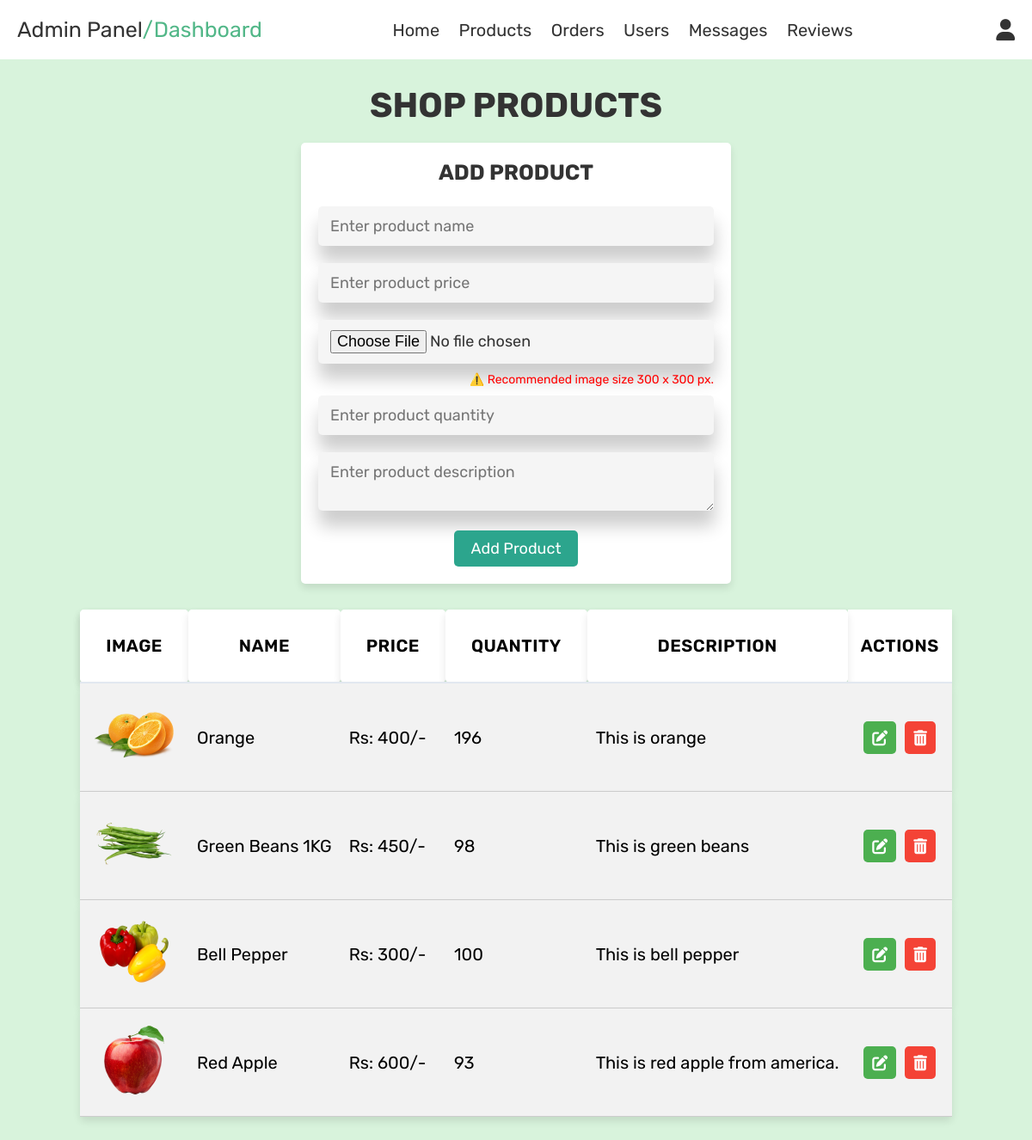
The page /admin_products.php (signed in) on the database as committed earlier.
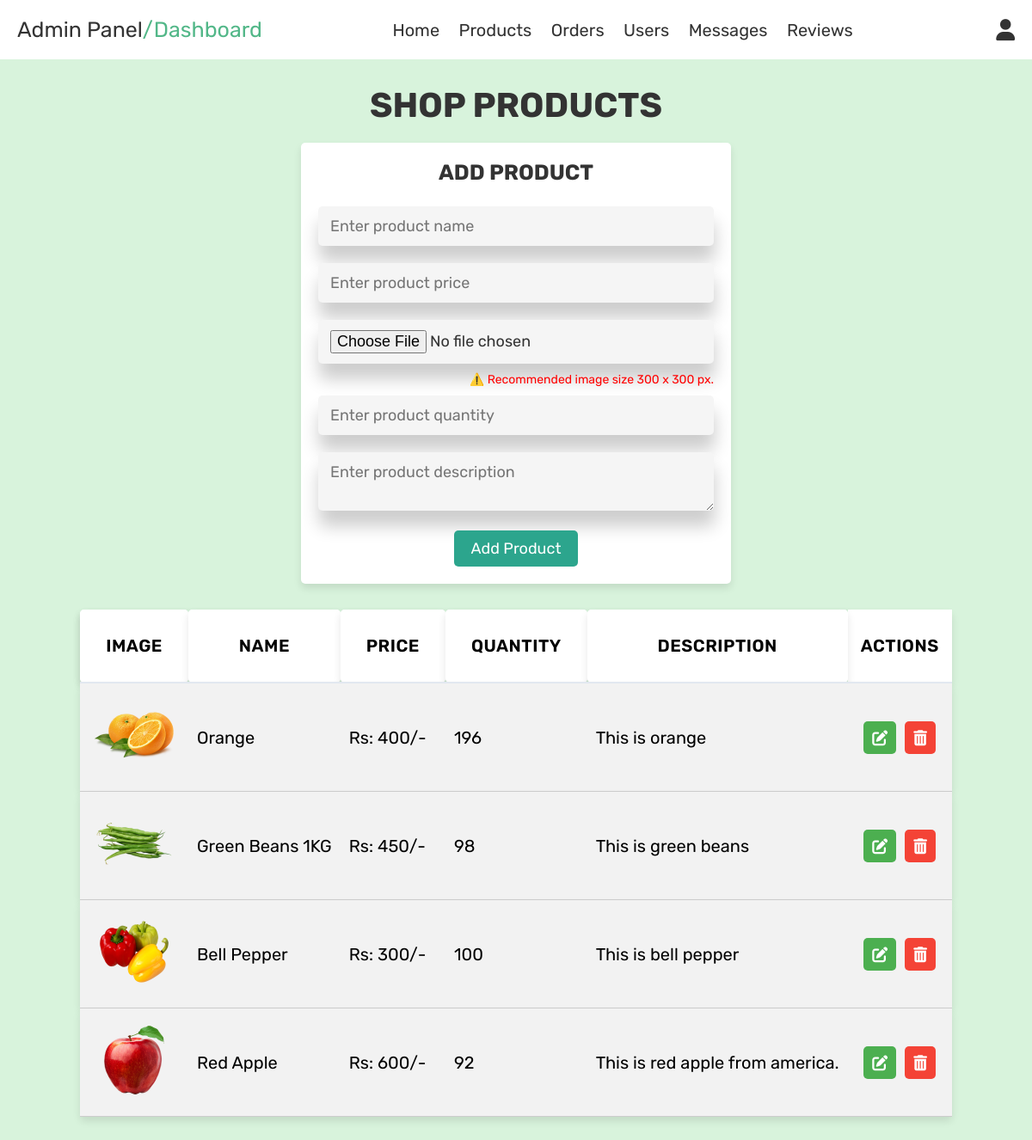
The same page on the database as committed later.
### tables this page shows
CREATE TABLE `products` (
  `id` int(100) NOT NULL,
  `name` varchar(100) NOT NULL,
  `price` int(100) NOT NULL,
  `image` varchar(100) NOT NULL,
  `qty` text NOT NULL,
  `description` text NOT NULL
);

### admin_products.php (the view, shortened to what this page needs)
<?php
include 'config.php';
?>
<!DOCTYPE html>
<html lang="en">
<head>
    <link rel="stylesheet" href="https://cdnjs.cloudflare.com/ajax/libs/font-awesome/6.0.0/css/all.min.css">
    <link rel="stylesheet" href="css/admin_style.css">
</head>
<body>
    <?php include 'admin_header.php'; ?>
    <section class="add-products">
        <h1 class="title">shop products</h1>
        <form action="" method="post" enctype="multipart/form-data">
            <h3>add product</h3>
            <input type="text" name="name" class="box" placeholder="Enter product name" required>
            <input type="number" min="0" name="price" class="box" placeholder="Enter product price" required>
            <input type="file" name="image" accept="image/jpg, image/jpeg, image/png" class="box" required>
            <p id="rec-size">⚠️ Recommended image size 300 x 300 px.</p>
            <input type="text" name="qty" class="box" placeholder="Enter product quantity" required>
            <textarea name="description" class="box" placeholder="Enter product description" required></textarea>
            <input type="submit" value="add product" name="add_product" class="btn">
        </form>
    </section>
    <section class="show-products">
        <div class="box-container">
            <?php
            $select_products = mysqli_query($conn, "SELECT * FROM `products`") or die('query failed');
            if (mysqli_num_rows($select_products) > 0) {
                while ($fetch_products = mysqli_fetch_assoc($select_products)) {
            ?>
                    <table style="margin-right: auto; display: block;">
                        <thead>
                            <tr class="box">
                                <th class="box" style="font-size: 2rem;">Image</th>
                                <th class="box" style="font-size: 2rem;">Name</th>
                                <th class="box" style="font-size: 2rem;">Price</th>
                                <th class="box" style="font-size: 2rem;">Quantity</th>
                                <th class="box" style="font-size: 2rem;">Description</th>
                                <th style="font-size: 2rem;">Actions</th>
                            </tr>
                        </thead>
                        <tbody>
                            <?php
                            while ($fetch_products = mysqli_fetch_assoc($select_products)) {
                                echo "<tr class='box' style='background-color: #f2f2f2; border-bottom: 1px solid #ccc; text-align: left;'>";
                                echo '<td style="width: 100px; font-size: 2rem; padding: 10px; text-align: center;"><img src="uploaded_img/' . $fetch_products['image'] . '" alt=""></td>';
                                echo '<td style="padding: 10px; font-size: 2rem;">' . $fetch_products['name'] . '</td>';
                                echo '<td style="padding: 10px; font-size: 2rem;">Rs: ' . $fetch_products['price'] . '/-</td>';
                                echo '<td style="padding: 10px; font-size: 2rem;">' . $fetch_products['qty'] . '</td>';
                                echo '<td style="padding: 10px; font-size: 2rem;">' . $fetch_products['description'] . '</td>';
                                echo '<td style="padding: 10px; text-align: center;">';
                                echo '<a href="admin_products.php?update=' . $fetch_products['id'] . '" class="fa-solid fa-pen-to-square option-btn" style="background-color: #4CAF50; color: white; padding: 10px 10px; margin:5px; text-decoration: none;" title="Edit Product"></a>';
                                echo '<a href="admin_products.php?delete=' . $fetch_products['id'] . '" class="fa-solid fa-trash-can delete-btn" style="background-color: #f44336; color: white; padding: 10px 10px; margin:5px; text-decoration: none;" onclick="return confirm(\'delete this product?\')" title="Delete Product"></a>';
                                echo '</td>';
                                echo '</tr>';
                            }
                            ?>
                        </tbody>
                    </table>
            <?php
                }
            } else {
                echo '<p class="empty">No products added yet!</p>';
            }
            ?>
        </div>
    </section>
</body>
</html>

Rows that differ between the two databases and show on the page:
changed products "Red Apple": qty "93" → "92"
